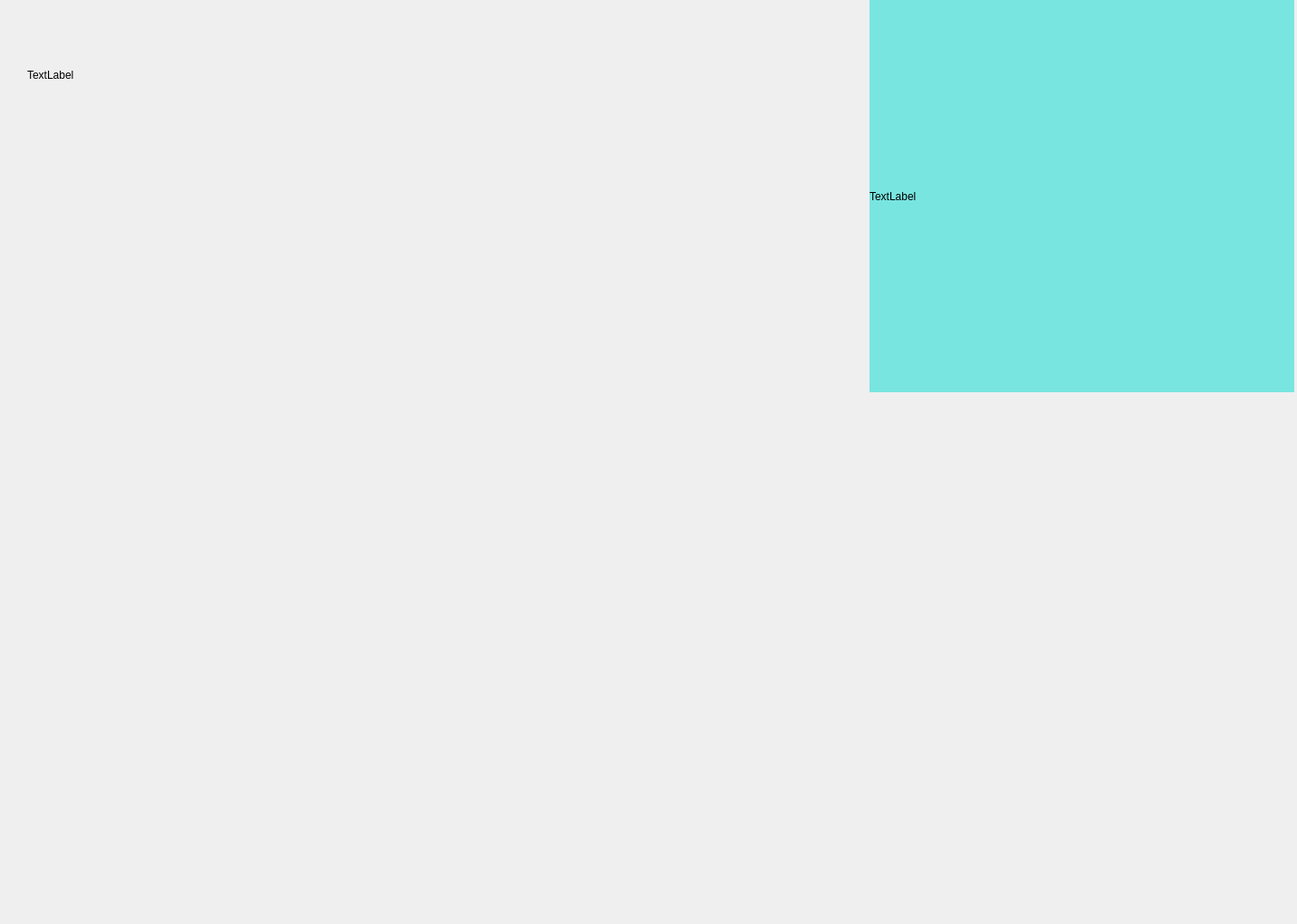
<?xml version="1.0" encoding="UTF-8"?>
<ui version="4.0">
 <class>WelcomeClass</class>
 <widget class="QWidget" name="WelcomeClass">
  <property name="geometry">
   <rect>
    <x>0</x>
    <y>0</y>
    <width>1432</width>
    <height>1020</height>
   </rect>
  </property>
  <property name="windowTitle">
   <string>Welcome</string>
  </property>
  <widget class="QLabel" name="label">
   <property name="geometry">
    <rect>
     <x>960</x>
     <y>0</y>
     <width>469</width>
     <height>433</height>
    </rect>
   </property>
   <property name="styleSheet">
    <string notr="true">QLabel
{
	background-color: #78E5E1;
}</string>
   </property>
   <property name="text">
    <string>TextLabel</string>
   </property>
  </widget>
  <widget class="QLabel" name="label_2">
   <property name="geometry">
    <rect>
     <x>30</x>
     <y>50</y>
     <width>269</width>
     <height>65</height>
    </rect>
   </property>
   <property name="text">
    <string>TextLabel</string>
   </property>
  </widget>
 </widget>
 <layoutdefault spacing="6" margin="11"/>
 <resources/>
 <connections/>
</ui>
